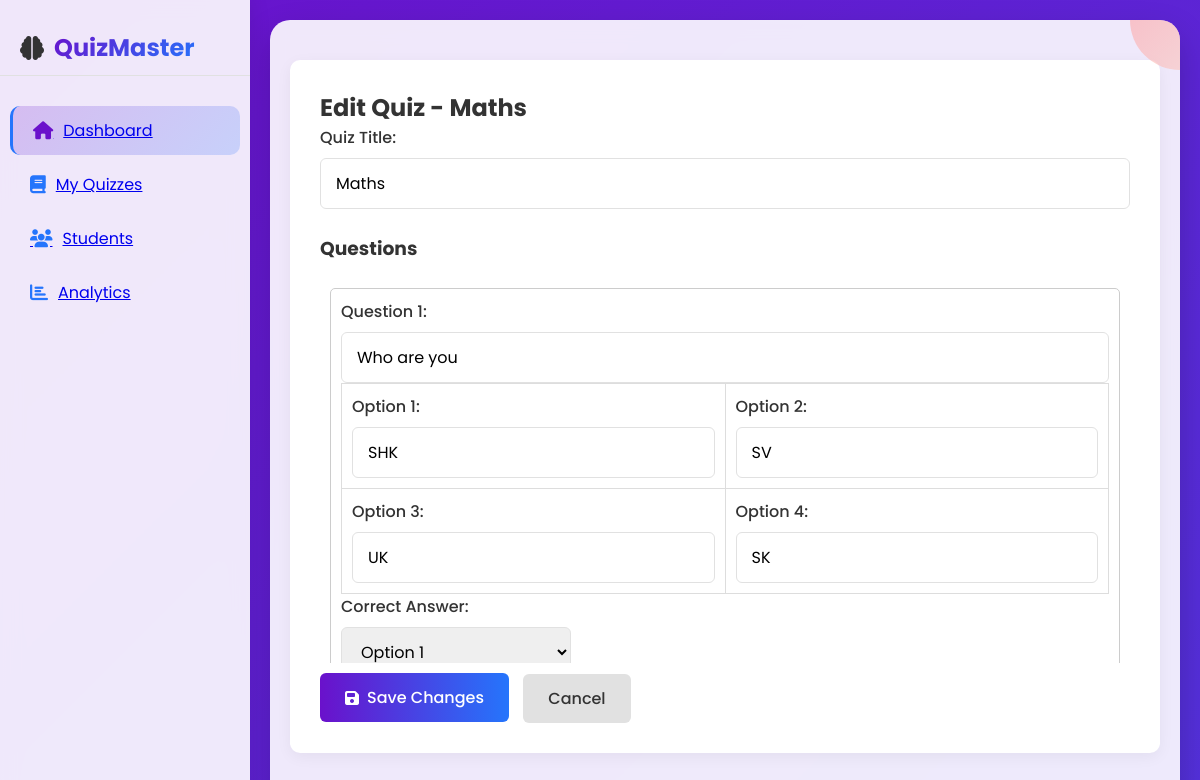
Page /quiz/edit/2/ (signed in) on the committed database.
### Quizzes/models.py (models this page shows, shortened)
class Quiz(models.Model):
    title = models.CharField(max_length=255)
    educator = models.ForeignKey(Educator, on_delete=models.CASCADE)
    created_at = models.DateTimeField(auto_now_add=True)
    subject = models.CharField(max_length=100, default='General')

class Question(models.Model):
    quiz = models.ForeignKey(Quiz, on_delete=models.CASCADE)
    text = models.TextField()

class Option(models.Model):
    question = models.ForeignKey(Question, on_delete=models.CASCADE, related_name='options')
    text = models.CharField(max_length=255)
    is_correct = models.BooleanField(default=False)

### Educators/views.py (the view, shortened to what this page needs)
# urls.py: path('quiz/edit/<int:quiz_id>/', edit_quiz, name='edit_quiz'),
@login_required
def edit_quiz(request, quiz_id):
    quiz = get_object_or_404(Quiz, id=quiz_id, educator=request.user.educator)
    questions = Question.objects.filter(quiz=quiz).prefetch_related('options')
    return render(request, 'educators/edit_quiz.html', {'quiz': quiz, 'questions': questions})

### templates/educators/edit_quiz.html (shortened to what this page needs)
<link rel="stylesheet" href="/templates/educators/css/styles(1).css">
<link rel="stylesheet" href="https://cdnjs.cloudflare.com/ajax/libs/font-awesome/6.5.1/css/all.min.css">
<link rel="stylesheet" href="/templates/educators/css/styles-create.css">
<body>
    <div class="dashboard">
        <div class="sidebar">
            <div class="logo">
                <i class="fas fa-brain"></i>
                <span>QuizMaster</span>
            </div>
            <a href="{% url 'educator_dashboard' %}" class="nav-item active">
                <i class="fas fa-home"></i>
                <span>Dashboard</span>
            </a>
            <a href="{% url 'edu_quizzes' %}" class="nav-item">
                <i class="fas fa-book"></i>
                <span>My Quizzes</span>
            </a>
            <a href="{% url 'Students_board' %}" class="nav-item">
                <i class="fas fa-users"></i>
                <span>Students</span>
            </a>
            <a href="{% url 'educator_analytics' %}" class="nav-item">
                <i class="fas fa-chart-bar"></i>
                <span>Analytics</span>
            </a>
        </div>
        {% block content %}
        <div class="content">
            <div class="form-container">
                <h2>Edit Quiz - {{ quiz.title }}</h2>
                <form method="POST">
                    <div class="form-group">
                        <label for="quiz_title">Quiz Title:</label>
                        <input type="text" name="quiz_title" value="{{ quiz.title }}" required>
                    </div>
                    <h3>Questions</h3>
                    <div id="questions-container">
                        {% for question in questions %}
                        <div class="question-group">
                            <label>Question {{ forloop.counter }}:</label>
                            <input type="text" name="question_{{ forloop.counter }}" value="{{ question.text }}"
                                required>
                            <table>
                                <tr>
                                    {% for option in question.options.all %}
                                    {% if forloop.first or forloop.counter == 3 %}
                                <tr>
                                    {% endif %}
                                    <td>
                                        <label>Option {{ forloop.counter }}:</label>
                                        <input type="text"
                                            name="question_{{ forloop.parentloop.counter }}_option_{{ forloop.counter }}"
                                            value="{{ option.text }}" required>
                                    </td>
                                    {% if forloop.counter == 2 or forloop.last %}
                                </tr>
                                {% endif %}
                                {% endfor %}
                                </tr>
                            </table>
                            <label>Correct Answer:</label>
                            <select name="question_{{ forloop.counter }}_correct">
                                {% for option in question.options.all %}
                                <option value="{{ forloop.counter }}" {% if option.is_correct %}selected{% endif %}>
                                    Option
                                    {{ forloop.counter }}</option>
                                {% endfor %}
                            </select>
                        </div>
                        {% endfor %}
                    </div>
                    <button type="submit" class="btn-primary"><i class="fas fa-save"></i>Save Changes</button>
                    <a href="{% url 'educator_dashboard' %}" class="btn-secondary">Cancel</a>
                </form>
            </div>
        </div>
    </div>
    {% endblock %}
</body>

### templates/educators/css/styles(1).css (style rules this page uses)
* { margin: 0; padding: 0; box-sizing: border-box; font-family: 'Poppins', sans-serif; }
body { background: linear-gradient(135deg, #6a11cb 0%, #2575fc 100%); color: var(--dark); min-height: 100vh; }
.dashboard { display: flex; min-height: 100vh; }
.sidebar { width: 250px; background-color: rgba(255, 255, 255, 0.9); backdrop-filter: blur(10px); color: var(--dark); padding: 20px 0; position: fixed; height: 100vh; overflow-y: auto; box-shadow: 0 0 20px rgba(0, 0, 0, 0.1); z-index: 10; }
.logo { padding: 10px 20px; margin-bottom: 30px; font-size: 24px; font-weight: bold; border-bottom: 1px solid var(--light-gray); display: flex; align-items: center; }
.logo span { background: linear-gradient(135deg, #6a11cb, #2575fc); -webkit-background-clip: text; -webkit-text-fill-color: transparent; margin-left: 10px; }
.nav-item { padding: 12px 20px; display: flex; align-items: center; cursor: pointer; transition: all 0.3s ease; margin: 5px 10px; border-radius: 10px; }
.nav-item:hover, .nav-item.active { background: linear-gradient(135deg, rgba(106, 17, 203, 0.1) 0%, rgba(37, 117, 252, 0.1) 100%); }
.nav-item.active { background: linear-gradient(135deg, rgba(106, 17, 203, 0.2) 0%, rgba(37, 117, 252, 0.2) 100%); border-left: 3px solid var(--secondary); }
.nav-item i { margin-right: 10px; font-size: 18px; color: var(--secondary); }
.nav-item.active i { color: var(--primary); }
.content { flex: 1; margin-left: 250px; padding: 20px; background-color: rgba(255, 255, 255, 0.9); backdrop-filter: blur(10px); border-radius: 20px; margin: 20px; margin-left: 270px; box-shadow: 0 15px 35px rgba(0, 0, 0, 0.2); position: relative; overflow: hidden; }
.content::before { content: ''; position: absolute; top: -50px; right: -50px; width: 100px; height: 100px; background: linear-gradient(135deg, var(--accent-pink) 0%, var(--accent-light-pink) 100%); border-radius: 50%; z-index: 0; opacity: 0.6; }
.content::after { content: ''; position: absolute; bottom: -50px; left: -50px; width: 150px; height: 150px; background: linear-gradient(135deg, var(--accent-blue) 0%, var(--accent-light-blue) 100%); border-radius: 50%; z-index: -1; opacity: 0.6; }
table { width: 100%; border-collapse: separate; border-spacing: 0 15px; position: relative; z-index: 1; }
td { padding: 15px; border: none; background-color: white; }
tr td:first-child { border-top-left-radius: 10px; border-bottom-left-radius: 10px; }
tr td:last-child { border-top-right-radius: 10px; border-bottom-right-radius: 10px; }
table { width: 100%; border-collapse: collapse; }
th, td { padding: 10px; border: 1px solid #ddd; text-align: left; }

### templates/educators/css/styles-create.css (style rules this page uses)
.form-container { background: white; border-radius: 10px; padding: 30px; box-shadow: 0 4px 15px rgba(0, 0, 0, 0.05); margin-top: 20px; }
.form-group { margin-bottom: 25px; }
.form-group label { display: block; margin-bottom: 8px; font-weight: 500; color: var(--dark); }
.form-group input,.question-group input .form-group select, .form-group textarea { width: 100%; padding: 12px 15px; border: 1px solid var(--light-gray); border-radius: 6px; font-size: 16px; transition: border 0.3s ease; }
.btn-primary { background: linear-gradient(to right, var(--primary), var(--secondary)); color: white; border: none; padding: 12px 25px; border-radius: 6px; font-size: 16px; font-weight: 500; cursor: pointer; transition: all 0.3s ease; display: inline-flex; align-items: center; }
.btn-primary i { margin-right: 8px; }
.btn-secondary { background-color: var(--light-gray); color: var(--dark); border: none; padding: 12px 25px; border-radius: 6px; font-size: 16px; font-weight: 500; cursor: pointer; transition: all 0.3s ease; display: inline-flex; align-items: center; margin-left: 10px; text-decoration: none; }
.question-group { margin-top: 15px; padding: 10px; border: 1px solid #ccc; border-radius: 5px; margin-bottom: 15px; }
.question-group input, .question-group select { width: 100%; padding: 12px 15px; border: 1px solid var(--light-gray); border-radius: 6px; font-size: 16px; transition: border 0.3s ease; }
.question-group select { width: 30%; }
.question-group label { display: block; margin-bottom: 8px; font-weight: 500; color: var(--dark); }
#questions-container { max-height: 400px; overflow-y: auto; padding: 10px; border-radius: 5px; background: #fff; margin-bottom: 10px; }

### rows in the picture
Quiz: title "Maths", quiz_title "Maths"
Question: text "Who are you"
Option: text "SHK"
Option: text "SV"
Option: text "UK"
Option: text "SK"
